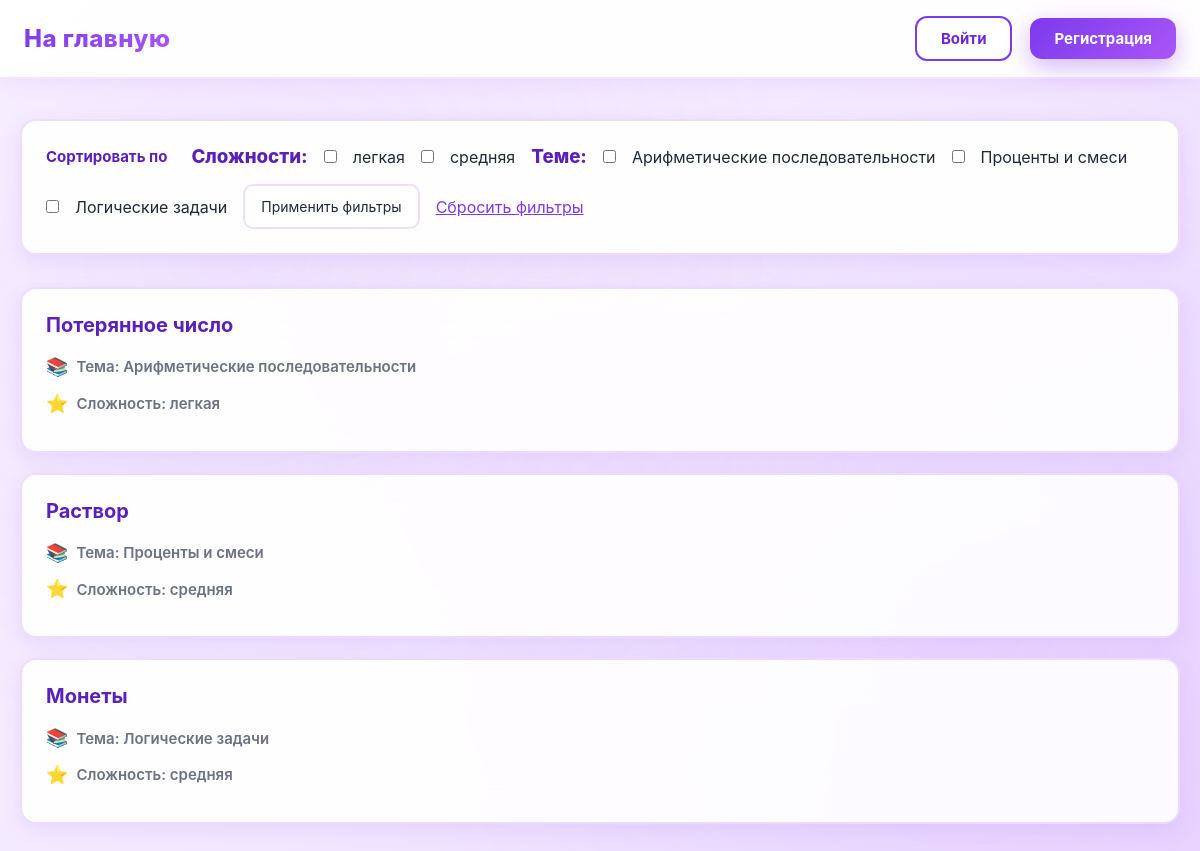
/математика/, run on the app's committed database.
### data/tasks.py (models this page shows)
class Tasks(SqlAlchemyBase):
    __tablename__ = 'tasks'
    id = sqlalchemy.Column(sqlalchemy.Integer,
                           primary_key=True, autoincrement=True)
    subject = sqlalchemy.Column(sqlalchemy.Text, nullable=True)
    title = sqlalchemy.Column(sqlalchemy.Text, nullable=True)
    statement = sqlalchemy.Column(sqlalchemy.Text, nullable=True)
    input_format = sqlalchemy.Column(sqlalchemy.Text, nullable=True)
    output_format = sqlalchemy.Column(sqlalchemy.Text, nullable=True)
    memory_limit = sqlalchemy.Column(sqlalchemy.Integer, nullable=True)
    time_limit = sqlalchemy.Column(sqlalchemy.Integer, nullable=True)
    difficulty = sqlalchemy.Column(sqlalchemy.Text, nullable=True)
    created_at = sqlalchemy.Column(sqlalchemy.DateTime,
                                     default=datetime.datetime.now)
    task_tests = orm.relationship("TaskTest", back_populates='tasks')
    submissions = orm.relationship("Submissions", back_populates="tasks")
    theme = sqlalchemy.Column(sqlalchemy.Text, nullable=True)

### main.py (the view)
@app.route("/")
@app.route("/<subject>/")
def index(subject=None):
    if request.path == '/' or 'subject' in request.path:
        return redirect('/subject/choice')
    db_sess = db_session.create_session()
    sort_by = request.args.get('sort_by')
    difficulties = db_sess.query(Tasks.difficulty).filter(Tasks.subject == subject).distinct().all()
    difficulties = [d[0] for d in difficulties if d[0]]
    themes = db_sess.query(Tasks.theme).filter(Tasks.subject == subject).distinct().all()
    themes = [t[0] for t in themes if t[0]]
    selected_difficulties = request.args.getlist('difficulty')
    selected_themes = request.args.getlist('theme')
    query = db_sess.query(Tasks).filter(Tasks.subject == subject)
    if selected_difficulties:
        query = query.filter(Tasks.difficulty.in_(selected_difficulties))
    if selected_themes:
        query = query.filter(Tasks.theme.in_(selected_themes))
    if sort_by == 'difficulty':
        tasks = query.order_by(Tasks.difficulty).all()
    elif sort_by == 'theme':
        tasks = query.all()
    else:
        tasks = query.all()
    return render_template('tasks.html', tasks=tasks, subject=subject,
                           difficulties=difficulties, themes=themes, selected_difficulties=selected_difficulties,
                           selected_themes=selected_themes, sort_by=sort_by)

### data/db_session.py (called while the page is built)
def create_session() -> Session:
    global __factory
    return __factory()

### templates/tasks.html
{% extends "base.html" %}
{% block styles %}
<link rel="stylesheet" href="{{ url_for('static', filename='tasks.css') }}">
{% endblock %}
{% block content %}
<form method="get">
    <h3>Сложности:</h3>
    {% for difficulty in difficulties %}
    <input type="checkbox" name="difficulty" value="{{ difficulty }}"
           id="diff_{{ loop.index }}" {% if difficulty in selected_difficulties %}checked{% endif %}>
    <label for="diff_{{ loop.index }}">{{ difficulty }}</label><br>
    {% endfor %}
    <h3>Теме:</h3>
    {% for theme in themes %}
    <input type="checkbox" name="theme" value="{{ theme }}"
           id="theme_{{ loop.index }}" {% if theme in selected_themes %}checked{% endif %}>
    <label for="theme_{{ loop.index }}">{{ theme }}</label><br>
    {% endfor %}
    <br><br>
    <input type="submit" value="Применить фильтры">
    <a href="/{{ subject }}/">Сбросить фильтры</a>
</form>
{% if tasks %}
    {% for task in tasks %}
    <div class="col-md-6 border rounded" style="margin-bottom: 20px;">
        <li>
          <a href="{{ url_for('training', subject=subject, task_id=task.id) }}">
            {{ task.title }}
          </a>
        </li>
        <p>Тема: {{ task.theme or 'Не указана' }}</p>
        <p>Сложность: {{ task.difficulty or 'Не указана' }}</p>
    </div>
    {% endfor %}
{% else %}
    <p>Задачи отсутствуют.</p>
{% endif %}
{% endblock %}

### static/base.css (style rules this page uses)
* { box-sizing: border-box; margin: 0; padding: 0; font-family: "Inter", "Segoe UI", Arial, sans-serif; }
body { background: linear-gradient(135deg, #faf5ff 0%, #f3e8ff 50%, #e9d5ff 100%); background-attachment: fixed; color: #1f2937; min-height: 100vh; position: relative; }
body::before { content: ''; position: fixed; top: 0; left: 0; right: 0; bottom: 0; background: radial-gradient(circle at 20% 30%, rgba(168, 85, 247, 0.08) 0%, transparent 50%), radial-gradient(circle at 80% 70%, rgba(192, 132, 252, 0.08) 0%, transparent 50%), radial-gradient(circle at 50% 50%, rgba(233, 213, 255, 0.1) 0%, transparent 50%); pointer-events: none; z-index: 0; }
h1, h2, h3, h4, h5, h6 { color: #5b21b6; font-weight: 800; }
p { color: #374151; line-height: 1.6; }
a { color: #7c3aed; }
input, textarea, select { background: #ffffff; border: 2px solid rgba(168, 85, 247, 0.2); border-radius: 10px; padding: 12px 16px; color: #1f2937; font-size: 14px; transition: all 0.3s ease; }

### static/tasks.css (style rules this page uses)
form { background: rgba(255, 255, 255, 0.95); backdrop-filter: blur(20px); border: 2px solid rgba(168, 85, 247, 0.2); border-radius: 16px; padding: 24px; margin-bottom: 32px; box-shadow: 0 6px 20px rgba(124, 58, 237, 0.1); display: flex; flex-wrap: wrap; align-items: center; gap: 16px; }
form::before { content: 'Сортировать по'; font-size: 15px; font-weight: 700; color: #5b21b6; margin-right: 8px; }
.col-md-6 { background: rgba(255, 255, 255, 0.9); backdrop-filter: blur(20px); border: 2px solid rgba(168, 85, 247, 0.2) !important; border-radius: 16px !important; padding: 24px; margin-bottom: 20px; box-shadow: 0 6px 20px rgba(124, 58, 237, 0.1); transition: all 0.3s ease; list-style: none; }
.col-md-6 li { list-style: none; margin: 0 0 16px 0; padding: 0; }
.col-md-6 li a { font-size: 20px; font-weight: 700; color: #5b21b6; text-decoration: none; transition: all 0.2s ease; display: inline-block; }
.col-md-6 p { color: #6b7280; font-size: 15px; font-weight: 600; margin: 8px 0; display: flex; align-items: center; gap: 8px; }
.col-md-6 p:first-of-type::before { content: '📚'; font-size: 18px; }
.col-md-6 p:last-of-type::before { content: '⭐'; font-size: 18px; }
form { animation: fadeIn 0.4s ease-out; }
.col-md-6 { animation: fadeIn 0.5s ease-out; }
.col-md-6:nth-child(2) { animation-delay: 0.1s; }
.col-md-6:nth-child(3) { animation-delay: 0.15s; }
.col-md-6:nth-child(4) { animation-delay: 0.2s; }
.page-content h1, .page-content form { grid-column: 1; }
.col-md-6 p:last-of-type { position: relative; }

### data on the page
Tasks: title "Потерянное число", theme "Арифметические последовательности", difficulty "легкая"
Tasks: title "Раствор", theme "Проценты и смеси", difficulty "средняя"
Tasks: title "Монеты", theme "Логические задачи", difficulty "средняя"

### other printed values
{{ difficulty }} "легкая" "средняя"
{{ theme }} "Арифметические последовательности" "Проценты и смеси" "Логические задачи"
